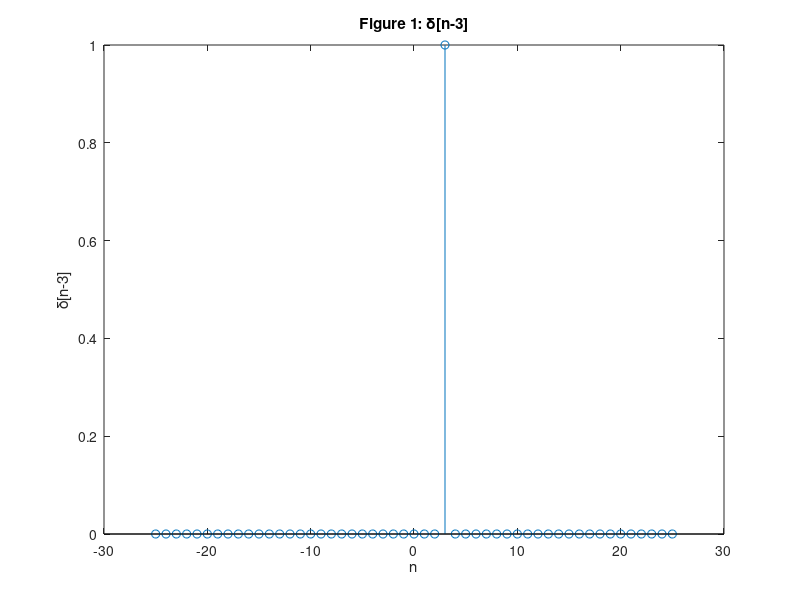
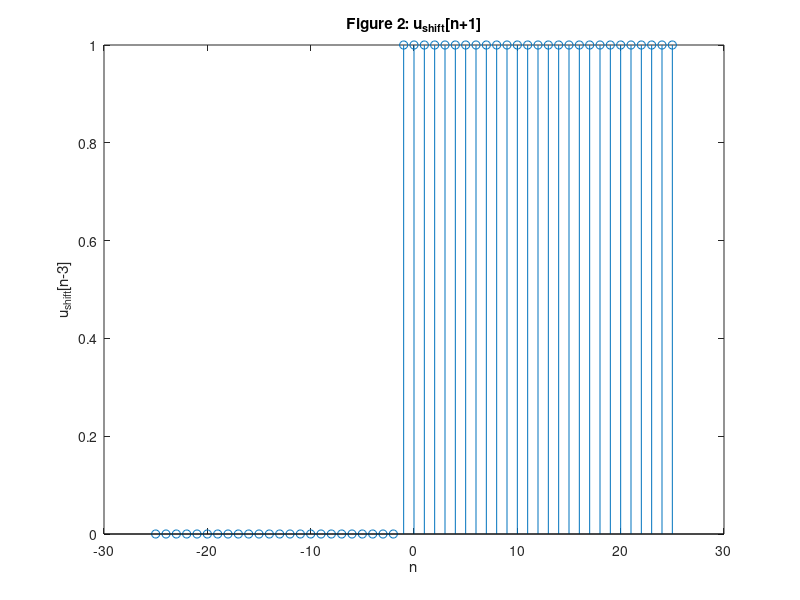
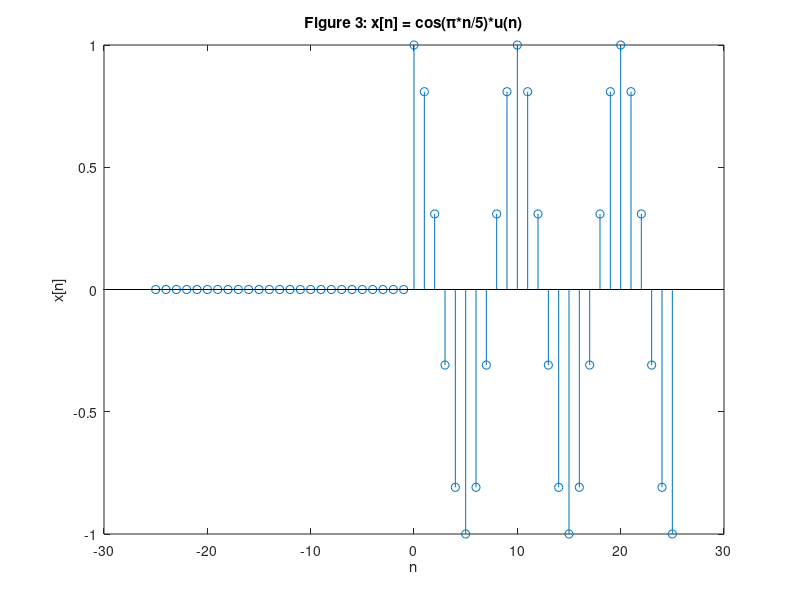
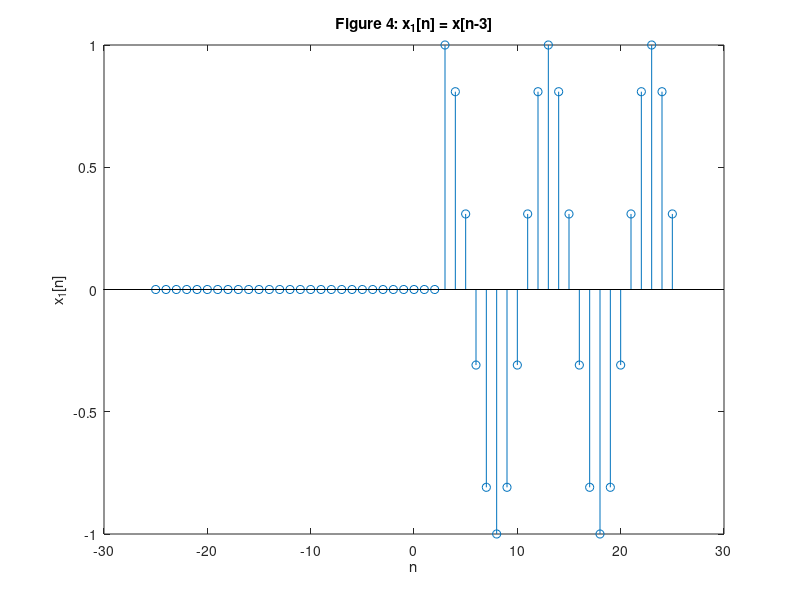

These figures' MATLAB source, in order:

% shifting and time reversal transformations on a discrete time signal

% domain
n = -25 : 1 : 25;

% i) delta[n-3]
delta = @(n) (1.*(n > 2) & (n < 4));

figure(1);
stem(n, delta(n));
title('Figure 1: \delta[n-3]');
xlabel('n'); ylabel('\delta[n-3]');

% ii) u[n+1]

% u[n] before shift
u = @(n) (1.*((n >= 0) & (n <= 25)));
% u[n+1]
u_shift = @(n) (1.*((n >= -1) & (n <= 25)));

figure(2);
stem(n, u_shift(n));
title('Figure 2: u_{shift}[n+1]');
xlabel('n'); ylabel('u_{shift}[n-3]');

% iii) x[n] = cos(pi*n/5)*u[n]

x = @(n) cos((pi.*n) / 5).*u(n);

figure(3);
stem(n, x(n));
title('Figure 3: x[n] = cos(\pi*n/5)*u(n)');
xlabel('n'); ylabel('x[n]');

% iv) x1[n] = x[n-3]

x_2 = @(n) x(n-3);

figure(4);
stem(n, x_2(n));
title('Figure 4: x_{1}[n] = x[n-3]');
xlabel('n'); ylabel('x_{1}[n]');

% v) x2[n] = x[-n]

x_2 = @(n) x(n);

figure(5);
stem(n, x(-n));
title('Figure 5: x_{2}[n] = x[-n]');
xlabel('n'); ylabel('x_{2}[n]');

% x1[n] is  a transformation of x[n] shifted to the right by three;
% whereas x2[n] is a time reversal of x[n].



